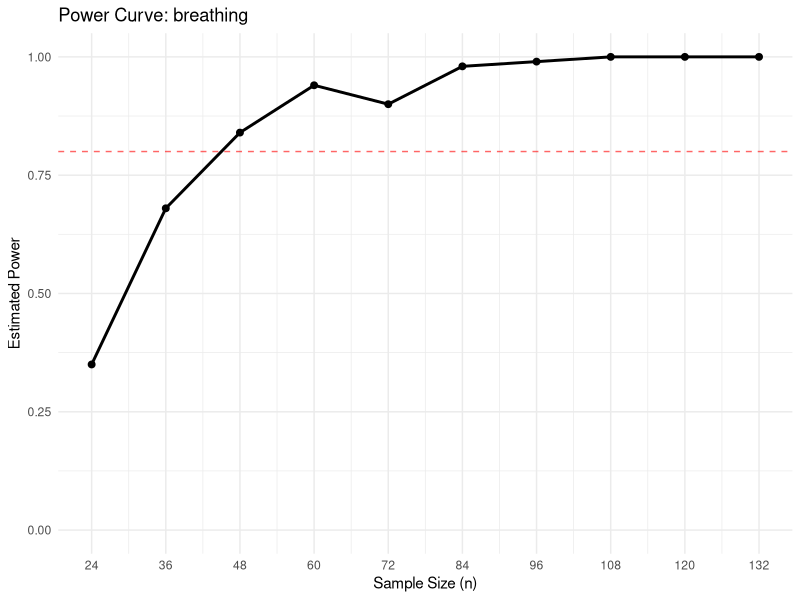
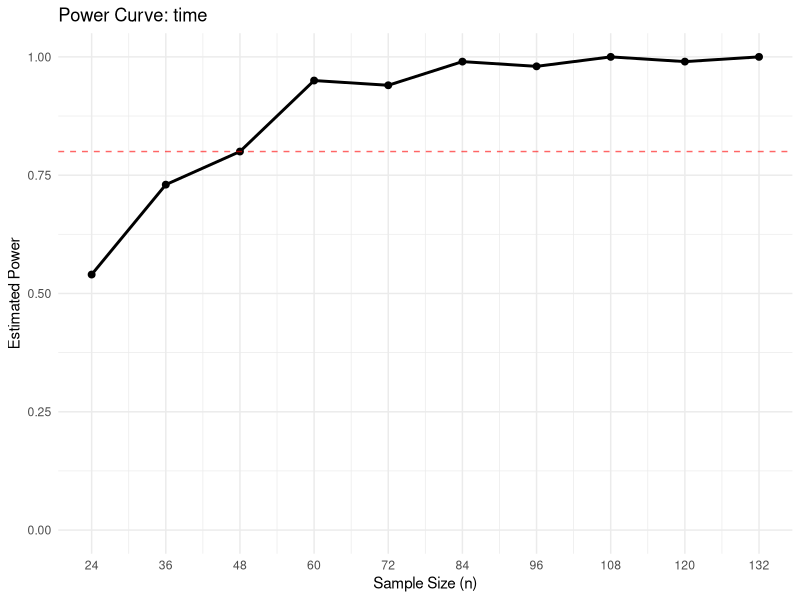
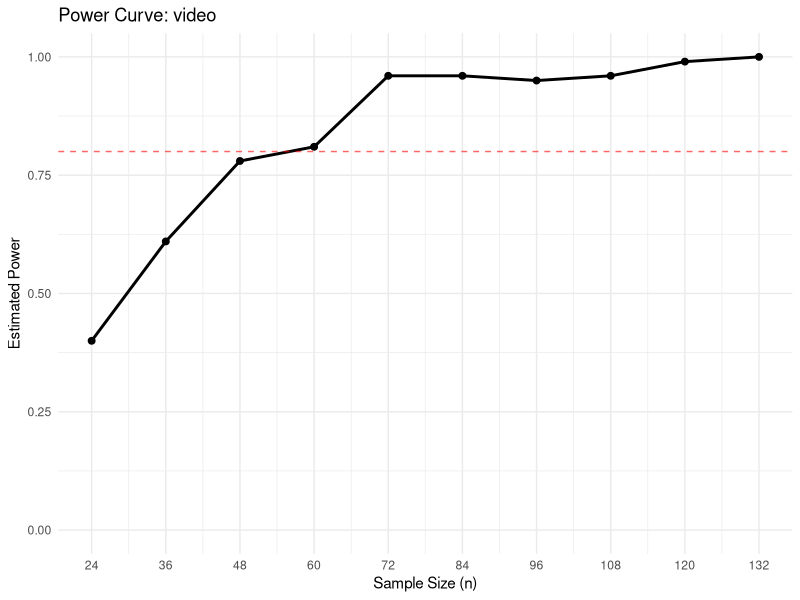
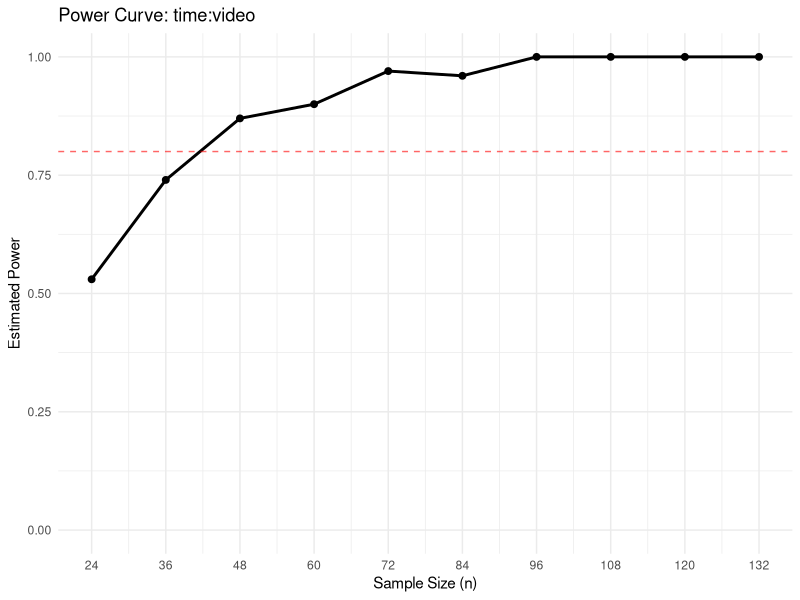
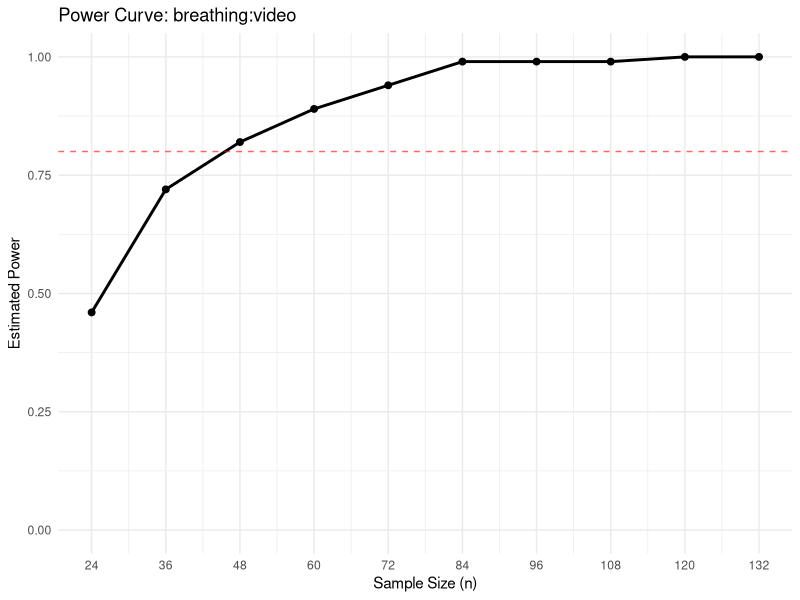
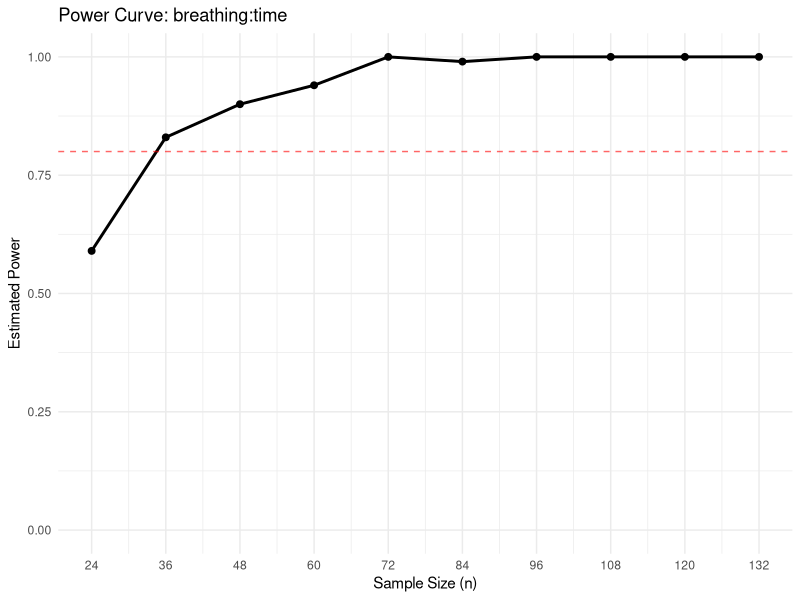
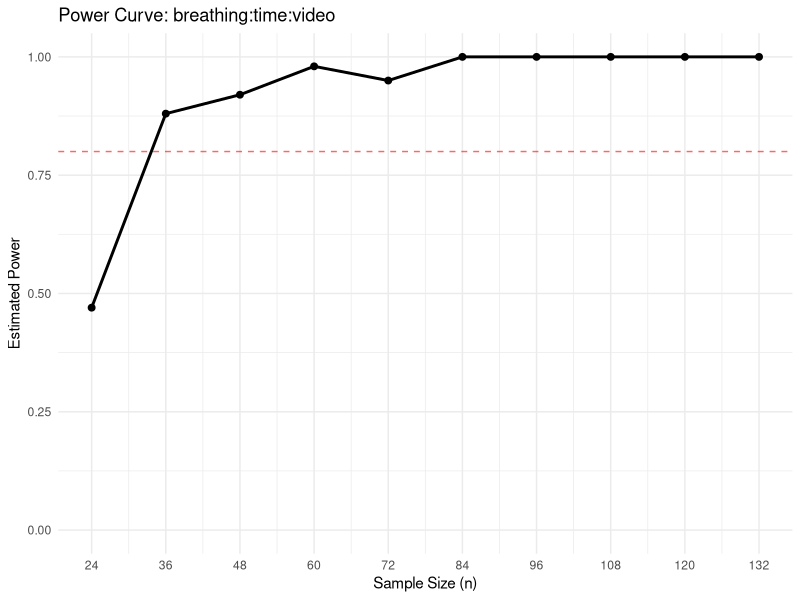

These figures' R source, in order:
## ---- chunk 1
library(tidyverse)
## ---- chunk 2
n <- 48

# Create a balanced set of vectors to pass into data generating process
i <- sample(rep(1:2, each = n/2)) # 12 ones, 12 twos, shuffled
j <- sample(rep(1:2, each = n/2)) 
k <- sample(rep(1:2, each = n/2)) 
l <- sample(rep(1:3, each = n/3)) # 8 ones, 8 twos, 8 threes, shuffled

dat <- data.frame(
  breathing = factor(i),
  time = factor(j),
  video = factor(k),
  person = factor(l))

dat <- dat |>
  mutate(
    breathing = factor(breathing, 
                       levels = c(1, 2), 
                       labels = c("Normal", "Hold")),
    time      = factor(time, 
                       levels = c(1, 2), 
                       labels = c("Morning", "Evening")),
    video     = factor(video, 
                       levels = c(1, 2), 
                       labels = c("No", "Yes")),
    person    = factor(person, 
                       levels = c(1, 2, 3), 
                       labels = c("Aditya", "Benjamin", "Isabel"))
  )
## ---- chunk 3
print(dat)
## ---- chunk 4
dat <- read.csv('../data/dry_run.csv')
## ---- chunk 5
head(dat)
## ---- chunk 6
fit<-lm(Reaction_time_.ms. ~Person + Breathing* Time* Video, data=dat)
aov_tab<-anova(fit)
aov_tab
## ---- chunk 7
generate_Y <- function(mu,
                       A, B, C, D,
                       AB, AC, BC,
                       ABC,
                       sigma_sq,
                       i, j, k, l) {
  
  n <- length(i)
  
  # irreducible error
  epsilon <- rnorm(n, mean = 0, sd = sqrt(sigma_sq))
  
  # These make up the main effects for our model
  main_effects <- mu + A[i] + B[j] + C[k] + D[l]
  
  # These are all the 2 way interactions for our model
  AB_effect  <- AB[cbind(i, j)]
  AC_effect  <- AC[cbind(i, k)]
  BC_effect  <- BC[cbind(j, k)]
  
  # This is the 3 way interaction
  ABC_effect <- ABC[cbind(i, j, k)]
  
  # full model
  Y <- main_effects +
       AB_effect + AC_effect + BC_effect +
       ABC_effect +
       epsilon
  
  return(Y)
}
## ---- chunk 8
mu <- 250

A <- c(8.5, -8.5)      # Breathing 
B <- c(8.7, -8.7)  # Time
C <- c(8.3, -8.3)  # Video
D <- c(-20, 10, 10)   # Person (Block)

# 2-way interactions (2x2 matrices)

AB <- matrix(c(10, -10,
               -10, 10), nrow = 2)

AC <- matrix(c(9, -9,
               -9, 9), nrow = 2) 

BC <- matrix(c(9.1, -9.1,
               -9.1, 9.1), nrow = 2)  

# 3-way interaction (2x2x2 array)

ABC <- array(c(10, -10, -10, 10,   
               -10, 10, 10, -10),
             dim = c(2, 2, 2))
## ---- chunk 9
one_sim <- function(mu, A, B, C, D, AB, AC, BC, ABC, 
                    sigma_sq, n, target_effect) {
  
  # Create a balanced set of all treatment combinations
  treatments <- expand.grid(
    breathing = 1:2,
    time = 1:2,
    video = 1:2
  )
  full_design <- treatments[rep(1:nrow(treatments), length.out = n), ]
  
  # Shuffle the design so the 'Person' (block) is randomly assigned to these
  shuffled_design <- full_design[sample(1:n), ]
  
  i_sim <- shuffled_design$breathing
  j_sim <- shuffled_design$time
  k_sim <- shuffled_design$video
  l_sim <- sample(rep(1:3, each = n/3)) # Person block

  Y <- generate_Y(mu, A, B, C, D, AB, AC, BC, ABC, sigma_sq, 
                          i_sim, j_sim, k_sim, l_sim)

  dat <- data.frame(
    breathing = factor(i_sim),
    time = factor(j_sim),
    video = factor(k_sim),
    person = factor(l_sim),
    Y = Y
  )
  
  fit <- lm(Y ~ person + breathing * time * video, data = dat)
  
  p_val <- anova(fit)[target_effect, "Pr(>F)"]
  reject <- if(is.na(p_val)) 0 else as.integer(p_val < 0.05)
  
  return(reject)
}
## ---- chunk 10
n_values <- seq(from = 24, by = 12, length.out = 10)
factors_to_test <- c("breathing", "time", "video", "time:video", 
                     "breathing:video", "breathing:time", 
                     "breathing:time:video")
iter <- 100 

# Run simulations across n and factors
power_data <- map_dfr(n_values, function(current_n) {
  
  # For each n, calculate power for each factor
  map_dfr(factors_to_test, function(f) {
    
    rejections <- replicate(iter, one_sim(mu, A, B, C, D, AB, AC, 
                                          BC, ABC, 405.5, current_n, f))
    
    data.frame(
      n = current_n,
      power = mean(rejections),
      factor = f
    )
  })
})
## ---- chunk 11
selected_factor <- "breathing"

power_data |> 
  filter(factor == selected_factor) |> 
  ggplot(aes(x = n, y = power)) +
  geom_line(color = "black", linewidth = 1) +
  geom_point(color = "black", size = 2) +
  geom_hline(yintercept = 0.8, linetype = "dashed", 
             color = "red", alpha = 0.6) +
  scale_y_continuous(limits = c(0, 1)) +
  scale_x_continuous(breaks = n_values) +
  labs(
    title = paste("Power Curve:", selected_factor),
    x = "Sample Size (n)",
    y = "Estimated Power"
  ) +
  theme_minimal()
## ---- chunk 12
selected_factor <- "time"

power_data |> 
  filter(factor == selected_factor) |> 
  ggplot(aes(x = n, y = power)) +
  geom_line(color = "black", linewidth = 1) +
  geom_point(color = "black", size = 2) +
  geom_hline(yintercept = 0.8, linetype = "dashed", 
             color = "red", alpha = 0.6) +
  scale_y_continuous(limits = c(0, 1)) +
  scale_x_continuous(breaks = n_values) +
  labs(
    title = paste("Power Curve:", selected_factor),
    x = "Sample Size (n)",
    y = "Estimated Power"
  ) +
  theme_minimal()
## ---- chunk 13
selected_factor <- "video"

power_data |> 
  filter(factor == selected_factor) |> 
  ggplot(aes(x = n, y = power)) +
  geom_line(color = "black", linewidth = 1) +
  geom_point(color = "black", size = 2) +
  geom_hline(yintercept = 0.8, linetype = "dashed", 
             color = "red", alpha = 0.6) +
  scale_y_continuous(limits = c(0, 1)) +
  scale_x_continuous(breaks = n_values) +
  labs(
    title = paste("Power Curve:", selected_factor),
    x = "Sample Size (n)",
    y = "Estimated Power"
  ) +
  theme_minimal()
## ---- chunk 14
selected_factor <- "time:video"

power_data |> 
  filter(factor == selected_factor) |> 
  ggplot(aes(x = n, y = power)) +
  geom_line(color = "black", linewidth = 1) +
  geom_point(color = "black", size = 2) +
  geom_hline(yintercept = 0.8, linetype = "dashed", 
             color = "red", alpha = 0.6) +
  scale_y_continuous(limits = c(0, 1)) +
  scale_x_continuous(breaks = n_values) +
  labs(
    title = paste("Power Curve:", selected_factor),
    x = "Sample Size (n)",
    y = "Estimated Power"
  ) +
  theme_minimal()
## ---- chunk 15
selected_factor <- "breathing:video"

power_data |> 
  filter(factor == selected_factor) |> 
  ggplot(aes(x = n, y = power)) +
  geom_line(color = "black", linewidth = 1) +
  geom_point(color = "black", size = 2) +
  geom_hline(yintercept = 0.8, linetype = "dashed", 
             color = "red", alpha = 0.6) +
  scale_y_continuous(limits = c(0, 1)) +
  scale_x_continuous(breaks = n_values) +
  labs(
    title = paste("Power Curve:", selected_factor),
    x = "Sample Size (n)",
    y = "Estimated Power"
  ) +
  theme_minimal()
## ---- chunk 16
selected_factor <- "breathing:time"

power_data |> 
  filter(factor == selected_factor) |> 
  ggplot(aes(x = n, y = power)) +
  geom_line(color = "black", linewidth = 1) +
  geom_point(color = "black", size = 2) +
  geom_hline(yintercept = 0.8, linetype = "dashed", 
             color = "red", alpha = 0.6) +
  scale_y_continuous(limits = c(0, 1)) +
  scale_x_continuous(breaks = n_values) +
  labs(
    title = paste("Power Curve:", selected_factor),
    x = "Sample Size (n)",
    y = "Estimated Power"
  ) +
  theme_minimal()
## ---- chunk 17
selected_factor <- "breathing:time:video"

power_data |> 
  filter(factor == selected_factor) |> 
  ggplot(aes(x = n, y = power)) +
  geom_line(color = "black", linewidth = 1) +
  geom_point(color = "black", size = 2) +
  geom_hline(yintercept = 0.8, linetype = "dashed", 
             color = "red", alpha = 0.6) +
  scale_y_continuous(limits = c(0, 1)) +
  scale_x_continuous(breaks = n_values) +
  labs(
    title = paste("Power Curve:", selected_factor),
    x = "Sample Size (n)",
    y = "Estimated Power"
  ) +
  theme_minimal()
## ---- chunk 18
dry_run <- read.csv("../data/dry_run.csv")
dry_run
